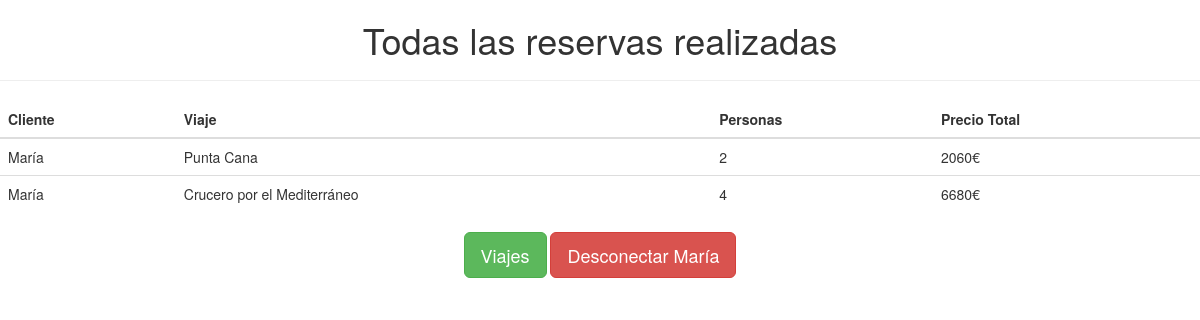
Page /Ejercicio2/VerReservas.php (signed in) on the committed database.
### tables this page shows
CREATE TABLE `reservas` (
  `id_cliente` int(10) unsigned NOT NULL,
  `id_viaje` int(10) unsigned NOT NULL,
  `numero_personas` int(10) unsigned NOT NULL,
  PRIMARY KEY  (`id_cliente`,`id_viaje`),
  KEY `FK_reservas_viaje` (`id_viaje`),
  CONSTRAINT `FK_reservas_cliente` FOREIGN KEY (`id_cliente`) REFERENCES `clientes` (`id_cliente`),
  CONSTRAINT `FK_reservas_viaje` FOREIGN KEY (`id_viaje`) REFERENCES `viajes` (`id_viaje`)
);

CREATE TABLE `viajes` (
  `id_viaje` int(10) unsigned NOT NULL auto_increment,
  `nombre` varchar(45) NOT NULL,
  `precio` decimal(10,0) NOT NULL,
  PRIMARY KEY  (`id_viaje`)
);

### Ejercicio2/BD.php (called while the page is built, shortened)
<?php
class BD{
	public static function conect(){
	 	$dwes = new PDO('mysql:host=localhost;dbname=agencia' , BD::usu , BD::ctv);
	 	return $dwes;
	}
	public static function precioV($id){
		$dwes=BD::conect();
		$c="SELECT precio FROM viajes WHERE id_viaje='$id'";
		$resultado = $dwes->query($c);
		while($num=$resultado->fetch()){
			$n=$num['precio'];
		}
		return $n;
	}
	public static function nomViaje($id){
		$dwes=BD::conect();
		$c="SELECT nombre FROM viajes WHERE id_viaje='$id'";
		$resultado = $dwes->query($c);
		while($num=$resultado->fetch()){
			$n=$num['nombre'];
		}
		return $n;
	}
	public static function verReservas(){
		$dwes=BD::conect();
		$c="SELECT * FROM reservas";
		$resultado = $dwes->query($c);
		$n=array();
		while($num=$resultado->fetch()){
			$n[]=array($num["id_cliente"],
						$num["id_viaje"],
						$num["numero_personas"]);
		}
		return $n;
	}
}
 ?>

### Ejercicio2/VerReservas.php (the view, shortened to what this page needs)
<?php
require_once "head.php";
if(isset($_SESSION["usuario"])){
?>
<body>
		<h1 class="text-center">Todas las reservas realizadas</h1>
	<hr>
		<div class="row">
			<div class="col-xs-12 col-sm-12 col-md-12 col-lg-12">
				<div class="table-responsive">
					<table class="table table-hover">
						<thead>
							<tr>
								<th>Cliente</th>
								<th>Viaje</th>
								<th>Personas</th>
								<th>Precio Total</th>
							</tr>
						</thead>
						<tbody>
							<?php
								$reservas=BD::verReservas();
								foreach ($reservas as $vr) {
							?>
							<tr>
								<td>
									<?php
										echo $_SESSION["usuario"];
									?>
								</td>
								<td>
									<?php
										$nombre=BD::nomViaje($vr[1]);
										echo $nombre;
									?>
								</td>
								<td>
									<?php echo $vr[2]; ?>
								</td>
								<td>
									<?php
										$p=BD::precioV($vr[1]);
										$pTotal=($p)*($vr[2]);
										echo $pTotal ?>€
								</td>
							</tr>
							<?php } ?>
						</tbody>
					</table>
				</div>
			</div>
			<div class="row text-center">
				<a href="viajes.php" style="color:white">
					<button type="button" class="btn btn-lg btn-success">Viajes</button>
				</a>
				<a href="logout.php" style="color:white">
					<button type="button" class="btn btn-lg btn-danger">Desconectar <?php echo $_SESSION["usuario"]; ?></button>
				</a>
			</div>
		</div>
<?php
}
require_once "pie.php";
?>

### rows in the picture
reservas: id_viaje.nombre "Punta Cana", numero_personas "2", pTotal "2060"
reservas: id_viaje.nombre "Crucero por el Mediterráneo", numero_personas "4", pTotal "6680"

### other values in the picture
$_SESSION["usuario"] "María"
